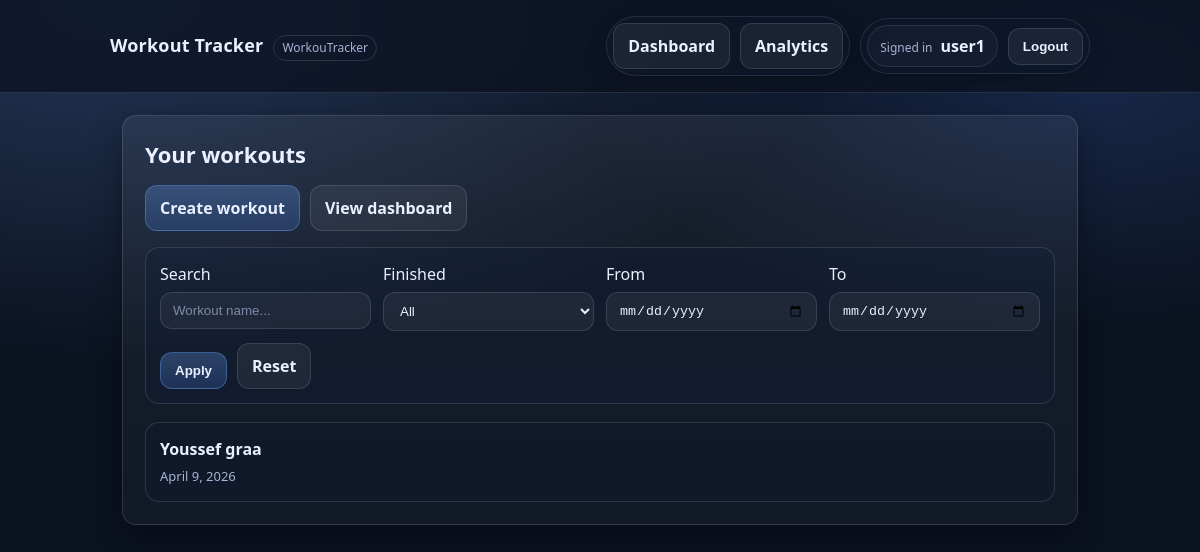
Page / (signed in) on the earlier database version.
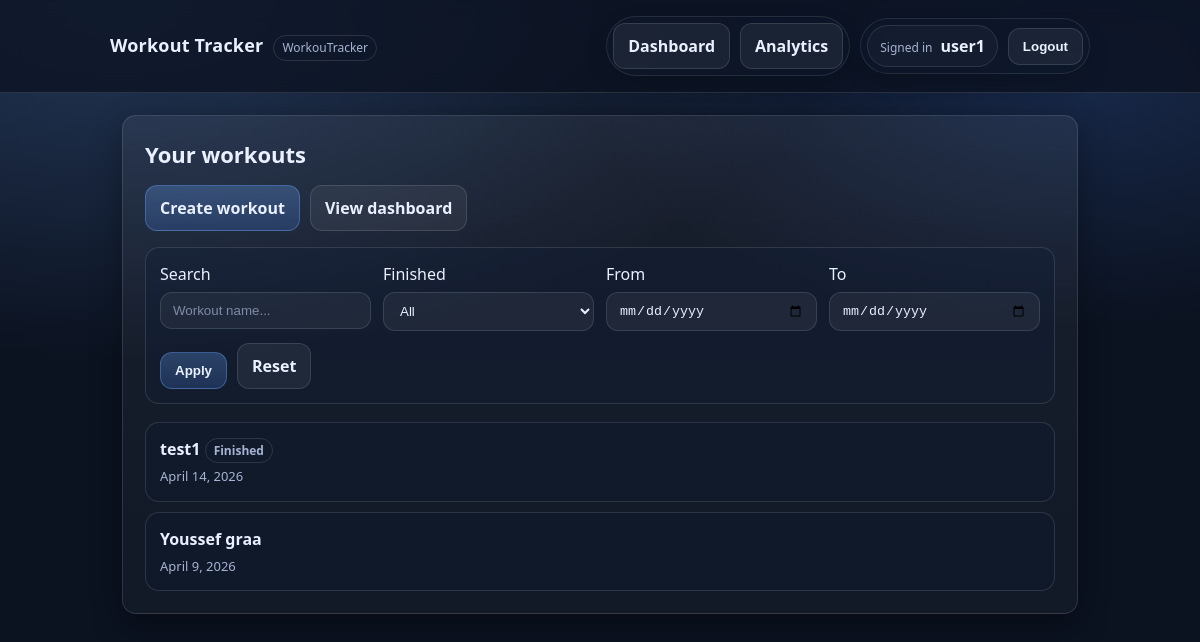
Same page on the later database version.
### workouts/models.py (models this page shows, shortened)
class Workout(models.Model):
    name = models.CharField(max_length=100)
    date = models.DateField()
    finished = models.BooleanField(default=False)
    notes = models.TextField(blank=True)
    user = models.ForeignKey(
        settings.AUTH_USER_MODEL,
        on_delete=models.CASCADE,
        related_name='workouts',
    )

### workouts/views.py (the view)
# urls.py: path('', WorkoutListView.as_view(), name='workout_list'),
class WorkoutListView(LoginRequiredMixin, ListView):
    model = Workout
    template_name = 'workouts/workout_list.html'
    context_object_name = 'workouts'
    def get_queryset(self):
        qs = Workout.objects.filter(user=self.request.user)
        q = self.request.GET.get('q', '').strip()
        finished = (self.request.GET.get('finished') or '').strip()
        date_from_raw = (self.request.GET.get('date_from') or '').strip()
        date_to_raw = (self.request.GET.get('date_to') or '').strip()
        if q:
            qs = qs.filter(name__icontains=q)
        if finished == '1':
            qs = qs.filter(finished=True)
        elif finished == '0':
            qs = qs.filter(finished=False)
        try:
            if date_from_raw:
                date_from = datetime.date.fromisoformat(date_from_raw)
                qs = qs.filter(date__gte=date_from)
        except ValueError:
            pass
        try:
            if date_to_raw:
                date_to = datetime.date.fromisoformat(date_to_raw)
                qs = qs.filter(date__lte=date_to)
        except ValueError:
            pass
        return qs.order_by('-date', '-id')
    def get_context_data(self, **kwargs):
        context = super().get_context_data(**kwargs)
        context['q'] = self.request.GET.get('q', '').strip()
        context['finished'] = (self.request.GET.get('finished') or '').strip()
        context['date_from'] = (self.request.GET.get('date_from') or '').strip()
        context['date_to'] = (self.request.GET.get('date_to') or '').strip()
        return context

### workouts/templates/workouts/workout_list.html (shortened to what this page needs)
{% extends 'base.html' %}
{% block content %}
  <h2>Your workouts</h2>
  <div class="actions">
    <a class="btn btn-primary" href="{% url 'workout_create' %}">Create workout</a>
    <a class="btn" href="{% url 'dashboard' %}">View dashboard</a>
  </div>
  <form class="filters" method="get">
    <div>
      <label>
        Search
        <input type="text" name="q" value="{{ q }}" placeholder="Workout name..." />
      </label>
    </div>
    <div>
      <label>
        Finished
        <select name="finished">
          <option value="" {% if finished == '' %}selected{% endif %}>All</option>
        </select>
      </label>
    </div>
    <div>
      <label>
        From
        <input type="date" name="date_from" value="{{ date_from }}" />
      </label>
    </div>
    <div>
      <label>
        To
        <input type="date" name="date_to" value="{{ date_to }}" />
      </label>
    </div>
    <div class="actions">
      <button class="btn btn-primary" type="submit">Apply</button>
      <a class="btn" href="{% url 'workout_list' %}">Reset</a>
    </div>
  </form>
  {% if workouts %}
    <ul class="list">
      {% for workout in workouts %}
        <li class="card">
          <div class="card-title">
            <a href="{% url 'workout_detail' workout.pk %}">{{ workout.name }}</a>
            {% if workout.finished %}
              <span class="badge">Finished</span>
            {% endif %}
          </div>
          <div class="meta">{{ workout.date }}</div>
        </li>
      {% endfor %}
    </ul>
  {% else %}
    <p>No workouts yet.</p>
  {% endif %}
{% endblock %}

Differences in the rows shown:
added Workout: name "test1", finished "Finished", date "April 14, 2026"
